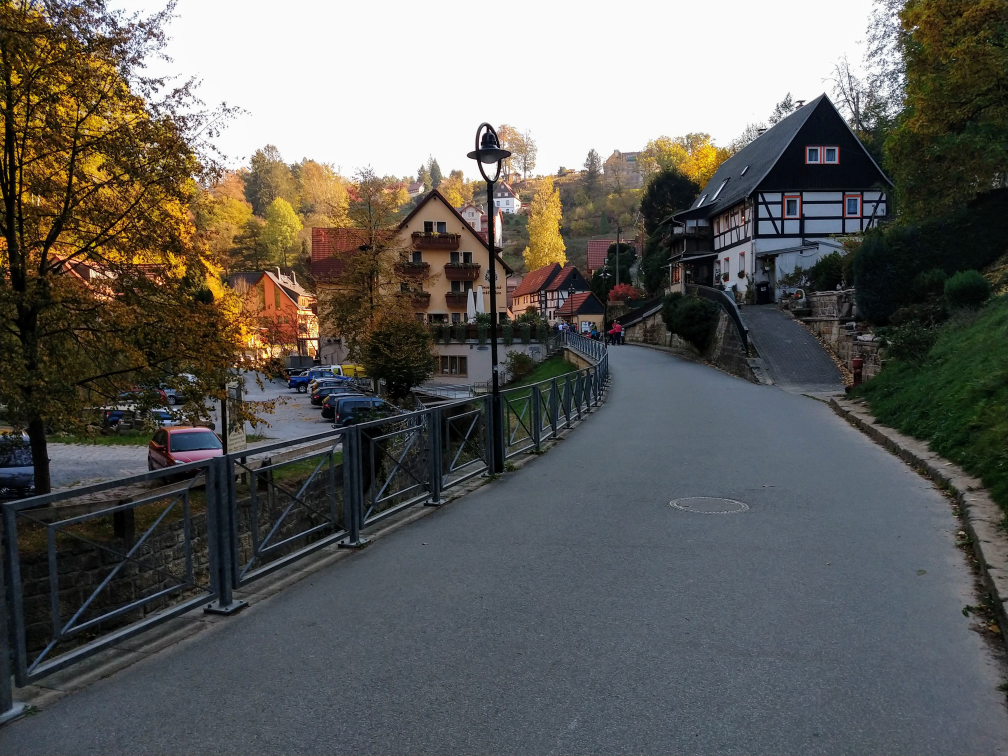
//> input picture HarrisDetector/img1.jpg, 4032 x 3024 px (shown at 1/4 size)
$ ./harris_detector img1.jpg   (built with g++ and OpenCV 4)
//> lines starting //> are read from the running program, lines starting //| are printed output that depends on the picture
#include <iostream>
#include <cmath>
#include <opencv2/opencv.hpp>

const int Depth = CV_32F;
const int FilterSize = 3;
// const int MaxThreshold = 255;
const int thresh = 100; //  http://answers.opencv.org/question/91462/trackbar-pass-variable/

cv::Mat readImage(char* file_name)
{
//> called with file_name = "img1.jpg"
	cv::Mat result = cv::imread(file_name);
//> result is the input picture: 3024 rows x 4032 cols, CV_8UC3; mean B, G, R 92.3, 95.9, 96.7
	if(result.empty())
	{
		std::cout << "Could not open or find the image!\n" << std::endl;
		exit(0);
	}

	cv::resize(result, result, cv::Size(512, 512));
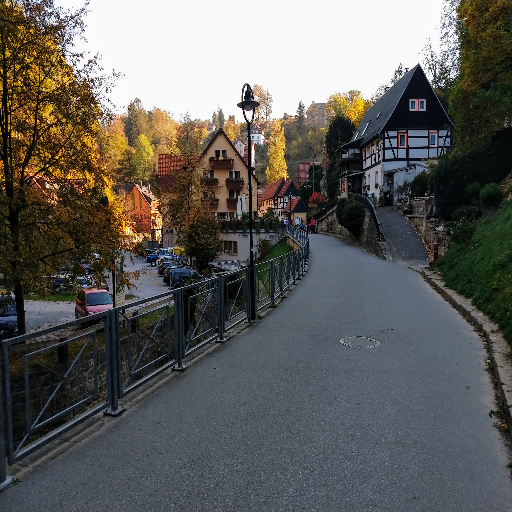
//> result: 512 rows x 512 cols, CV_8UC3; mean B, G, R 92.2, 95.8, 96.7

	return result;
}

void calculateDerivatives(const cv::Mat & image, cv::Mat & dx, cv::Mat & dy)
{
	//calculate the derivativers
	cv::Sobel(image, dx, Depth, 1, 0);
	cv::Sobel(image, dy, Depth, 0, 1);
}

cv::Mat structureTensorMatrix(const int i, const int j, const cv::Mat & dx2, const cv::Mat & dy2, const cv::Mat & dxy)
{
	const cv::Mat dx2_aux = dx2.rowRange(i - FilterSize, i + FilterSize).colRange(j - FilterSize, j + FilterSize);
	const cv::Mat dy2_aux = dy2.rowRange(i - FilterSize, i + FilterSize).colRange(j - FilterSize, j + FilterSize);
	const cv::Mat dxy_aux = dxy.rowRange(i - FilterSize, i + FilterSize).colRange(j - FilterSize, j + FilterSize);

	const double sum_dx2 = cv::sum(dx2)[0];
	const double sum_dy2 = cv::sum(dy2)[0];
	const double sum_dxy = cv::sum(dxy)[0];

	double temp[2][2] = {{sum_dx2, sum_dxy}, {sum_dxy, sum_dy2}};

	cv::Mat tensor_matrix(2, 2, CV_32F, temp);

	return tensor_matrix;
}

double calculateHarrisResponse(const cv::Mat & tensor_matrix)
{
	const static double k = 0.06; // defined empirically k = 0.04 or 0.06

	return cv::determinant(tensor_matrix) - k * std::pow(cv::trace(tensor_matrix)[0], 2.0);
}

void calculateProductsOfDerivatives(const cv::Mat & dx, const cv::Mat & dy, cv::Mat & dx2, cv::Mat & dy2, cv::Mat & dxy)
{
	cv::multiply(dx, dx, dx2);
	cv::multiply(dy, dy, dy2);
	cv::multiply(dx, dy, dxy);
}

cv::Mat harrisDetector(const cv::Mat & image)
{
	// [23 lines of commented-out code are left out]

	const static int block_size = 3;
	const static int ksize = 3;
	const static double k = 0.04;

	cv::Mat final = cv::Mat::zeros(image.size(), CV_32FC1);
	cv::cornerHarris(image, final, block_size, ksize, k);

	cv::Mat final_norm, final_norm_scaled;
	cv::normalize(final, final_norm, 0, 255, cv::NORM_MINMAX, CV_32FC1, cv::Mat());
	cv::convertScaleAbs(final_norm, final_norm_scaled);

	for (int i = 0; i < final_norm.rows; ++i)
	{
		for (int j = 0; j < final_norm.cols; ++j)
		{
			if ((int) final_norm.at<float>(i, j) > thresh)
			{
				cv::circle(final_norm_scaled, cv::Point(j, i), 5, cv::Scalar(0), 2, 8, 0);
			}
		}
	}

	return final_norm_scaled;
	// cv::Mat tensor_matrix = structureTensorMatrix(dx, dy);
}

int main(int argc, char** argv)
{

	if (argc != 2)
	{
		std::cout << "Usage: " << argv[0] << " <Image>\n";
		return -1;
	}
	const cv::Mat image = readImage(argv[1]);
	cv::Mat gray_image;
	cv::cvtColor(image, gray_image, cv::COLOR_BGR2GRAY);
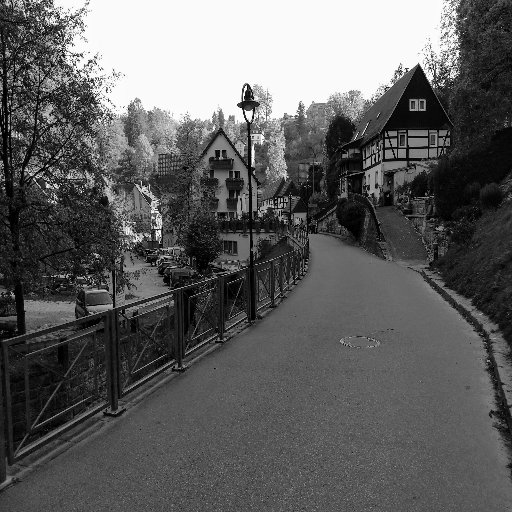
//> gray_image: 512 rows x 512 cols, CV_8UC1; min 0, max 254, mean 95.6

	// const char* source_window = "Original";
	// createTrackbar ( "Threshold: ", source_window, &thresh, MaxThreshold, harrisDetector, gray_image );

	cv::Mat corners = harrisDetector(gray_image);
//> in harrisDetector, `cv::cornerHarris(image, final, block_size, ksize, k);`:
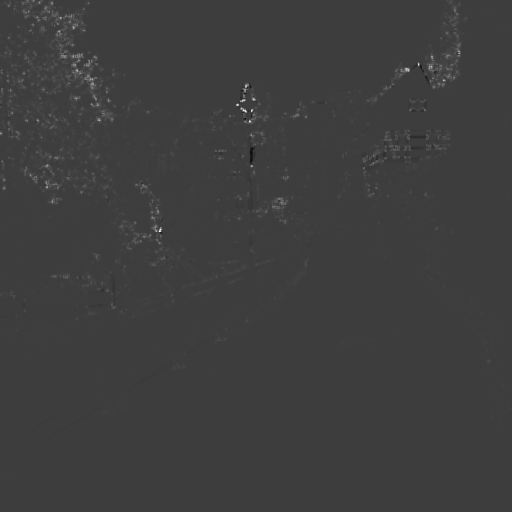
//> final: 512 rows x 512 cols, CV_32FC1; min -0.00927, max 0.0291, mean 0.000135; drawn with min black and max white
//> after the loop in harrisDetector, `for (int i = 0; i < final_norm.rows; ++i)`:
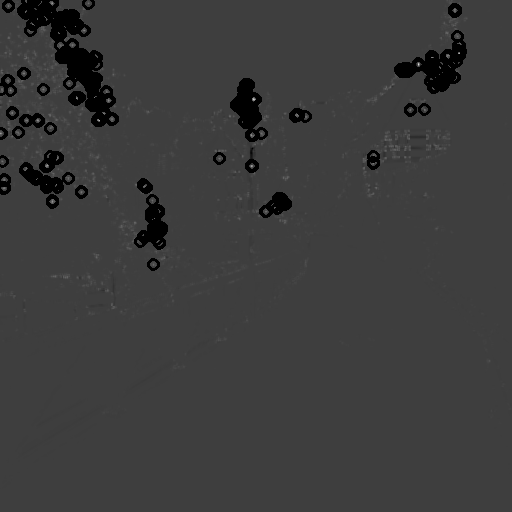
//> final_norm_scaled: 512 rows x 512 cols, CV_8UC1; min 0, max 223, mean 59.3

	cv::imshow("Original", image);
	cv::imshow("Final", corners);
	// cv::imshow("GrayCurve", solarised.gray_curve_image);


	cv::waitKey();
	return 0;

}
